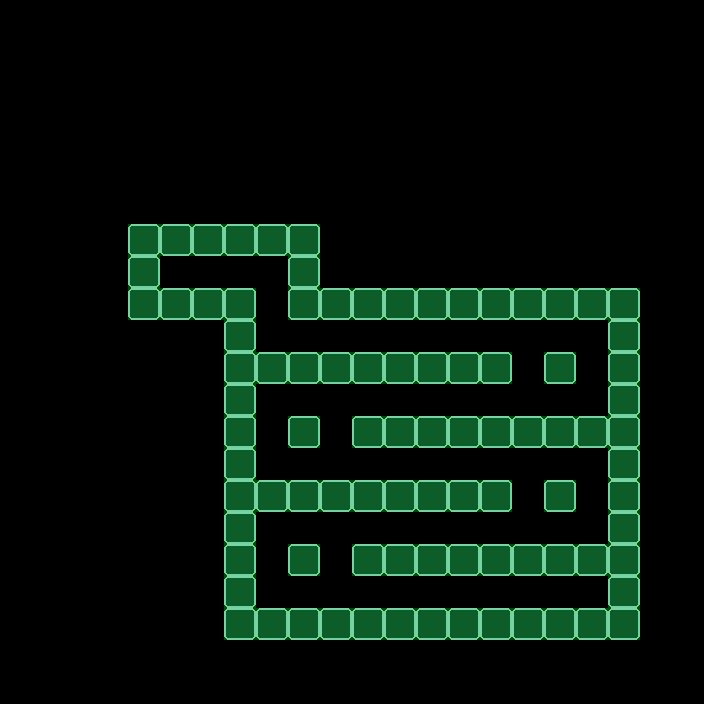

A level layout from a 2D game, rendered from its tile map. Below: a short description, then the map file with its tile-grid data intact:
An orthogonal 22x22 tile map with 32x32 px tiles, 2 tile layers (Parede, Colisor), 2 tilesets.

<map version="1.2" tiledversion="1.2.2" orientation="orthogonal" renderorder="right-down" width="22" height="22" tilewidth="32" tileheight="32" infinite="0" nextlayerid="3" nextobjectid="1">
 <tileset firstgid="1" name="Tileset PNG.fw" tilewidth="32" tileheight="32" tilecount="144" columns="12">
  <image source="../../Images/Tileset/Tileset PNG.fw.png" width="384" height="384" />
 </tileset>
 <tileset firstgid="145" source="../ColisorImage.tsx" />
 <layer id="1" name="Parede" width="22" height="22">
  <data encoding="csv">
0,0,0,0,0,0,0,0,0,0,0,0,0,0,0,0,0,0,0,0,0,0,
0,0,0,0,0,0,0,0,0,0,0,0,0,0,0,0,0,0,0,0,0,0,
0,0,0,0,0,0,0,0,0,0,0,0,0,0,0,0,0,0,0,0,0,0,
0,0,0,0,0,0,0,0,0,0,0,0,0,0,0,0,0,0,0,0,0,0,
0,0,0,0,0,0,0,0,0,0,0,0,0,0,0,0,0,0,0,0,0,0,
0,0,0,0,0,0,0,0,0,0,0,0,0,0,0,0,0,0,0,0,0,0,
0,0,0,0,0,0,0,0,0,0,0,0,0,0,0,0,0,0,0,0,0,0,
0,0,0,0,65,65,65,65,65,65,0,0,0,0,0,0,0,0,0,0,0,0,
0,0,0,0,65,0,0,0,0,65,0,0,0,0,0,0,0,0,0,0,0,0,
0,0,0,0,65,65,65,65,0,65,65,65,65,65,65,65,65,65,65,65,0,0,
0,0,0,0,0,0,0,65,0,0,0,0,0,0,0,0,0,0,0,65,0,0,
0,0,0,0,0,0,0,65,65,65,65,65,65,65,65,65,0,65,0,65,0,0,
0,0,0,0,0,0,0,65,0,0,0,0,0,0,0,0,0,0,0,65,0,0,
0,0,0,0,0,0,0,65,0,65,0,65,65,65,65,65,65,65,65,65,0,0,
0,0,0,0,0,0,0,65,0,0,0,0,0,0,0,0,0,0,0,65,0,0,
0,0,0,0,0,0,0,65,65,65,65,65,65,65,65,65,0,65,0,65,0,0,
0,0,0,0,0,0,0,65,0,0,0,0,0,0,0,0,0,0,0,65,0,0,
0,0,0,0,0,0,0,65,0,65,0,65,65,65,65,65,65,65,65,65,0,0,
0,0,0,0,0,0,0,65,0,0,0,0,0,0,0,0,0,0,0,65,0,0,
0,0,0,0,0,0,0,65,65,65,65,65,65,65,65,65,65,65,65,65,0,0,
0,0,0,0,0,0,0,0,0,0,0,0,0,0,0,0,0,0,0,0,0,0,
0,0,0,0,0,0,0,0,0,0,0,0,0,0,0,0,0,0,0,0,0,0
</data>
 </layer>
 <layer id="2" name="Colisor" width="22" height="22" opacity="0.31">
  <data encoding="csv">
0,0,0,0,0,0,0,0,0,0,0,0,0,0,0,0,0,0,0,0,0,0,
0,0,0,0,0,0,0,0,0,0,0,0,0,0,0,0,0,0,0,0,0,0,
0,0,0,0,0,0,0,0,0,0,0,0,0,0,0,0,0,0,0,0,0,0,
0,0,0,0,0,0,0,0,0,0,0,0,0,0,0,0,0,0,0,0,0,0,
0,0,0,0,0,0,0,0,0,0,0,0,0,0,0,0,0,0,0,0,0,0,
0,0,0,0,0,0,0,0,0,0,0,0,0,0,0,0,0,0,0,0,0,0,
0,0,0,0,0,0,0,0,0,0,0,0,0,0,0,0,0,0,0,0,0,0,
0,0,0,0,145,145,145,145,145,145,0,0,0,0,0,0,0,0,0,0,0,0,
0,0,0,0,145,0,0,0,0,145,0,0,0,0,0,0,0,0,0,0,0,0,
0,0,0,0,145,145,145,145,0,145,145,145,145,145,145,145,145,145,145,145,0,0,
0,0,0,0,0,0,0,145,0,0,0,0,0,0,0,0,0,0,0,145,0,0,
0,0,0,0,0,0,0,145,145,145,145,145,145,145,145,145,0,145,0,145,0,0,
0,0,0,0,0,0,0,145,0,0,0,0,0,0,0,0,0,0,0,145,0,0,
0,0,0,0,0,0,0,145,0,145,0,145,145,145,145,145,145,145,145,145,0,0,
0,0,0,0,0,0,0,145,0,0,0,0,0,0,0,0,0,0,0,145,0,0,
0,0,0,0,0,0,0,145,145,145,145,145,145,145,145,145,0,145,0,145,0,0,
0,0,0,0,0,0,0,145,0,0,0,0,0,0,0,0,0,0,0,145,0,0,
0,0,0,0,0,0,0,145,0,145,0,145,145,145,145,145,145,145,145,145,0,0,
0,0,0,0,0,0,0,145,0,0,0,0,0,0,0,0,0,0,0,145,0,0,
0,0,0,0,0,0,0,145,145,145,145,145,145,145,145,145,145,145,145,145,0,0,
0,0,0,0,0,0,0,0,0,0,0,0,0,0,0,0,0,0,0,0,0,0,
0,0,0,0,0,0,0,0,0,0,0,0,0,0,0,0,0,0,0,0,0,0
</data>
 </layer>
</map>
